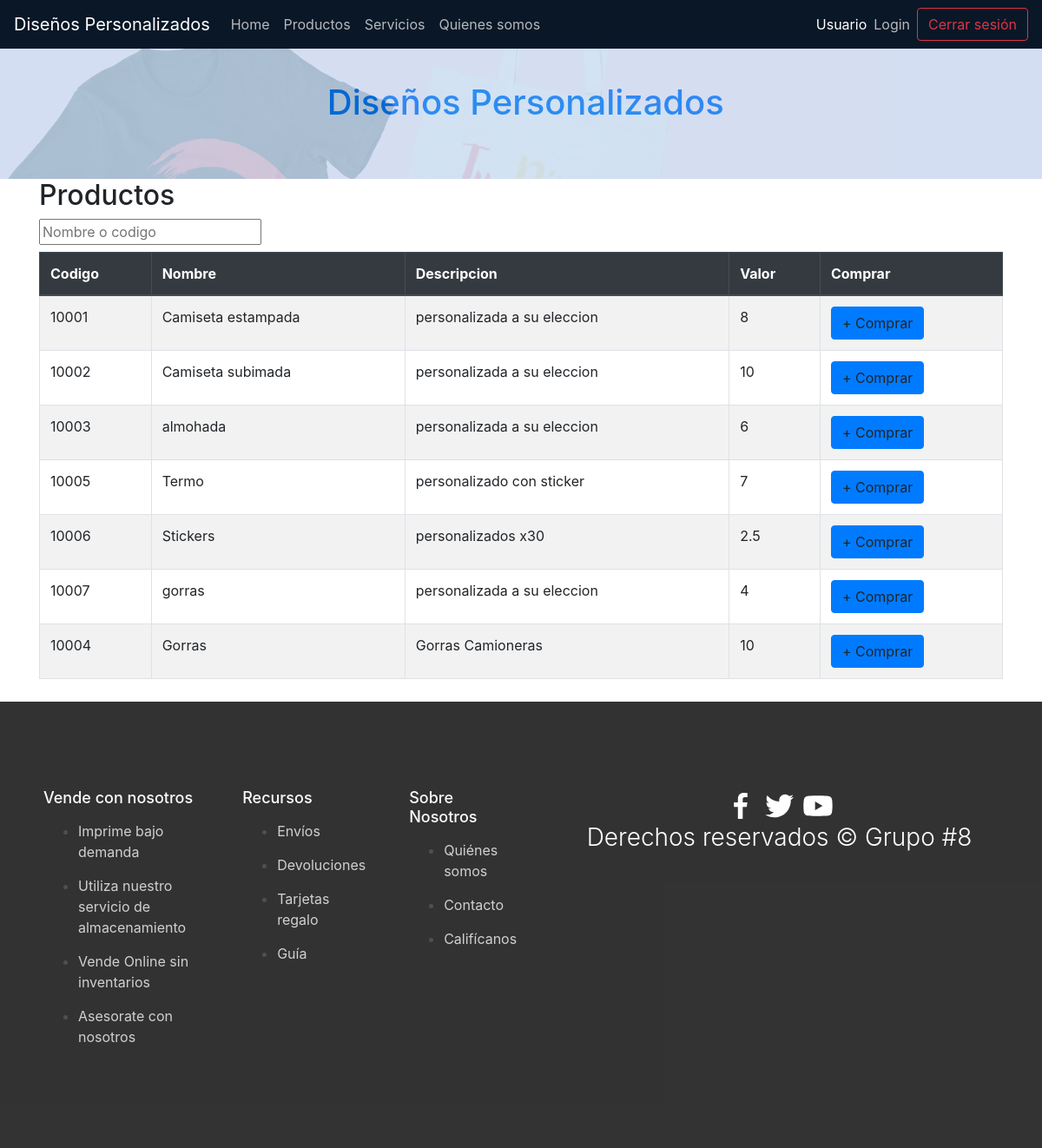
The app's page /index.php?c=Productos&f=index (signed in) with its own data.
### tables this page shows
CREATE TABLE `productos` (
  `id` int(3) NOT NULL,
  `codigo` int(5) DEFAULT NULL,
  `nombre` varchar(30) DEFAULT NULL,
  `descripcion` varchar(50) DEFAULT NULL,
  `valor` float DEFAULT NULL,
  `disponibilidad` varchar(10) DEFAULT NULL
);

### controller/FrontController.php (called while the page is built, shortened)
<?php
class FrontController {
    public function ruteo()
    {
        $funcion = (!empty($_REQUEST['f'])) ? htmlentities($_REQUEST['f']) : FUNCION_PRINCIPAL;
        $cont = new  $controlador();
        $cont->$funcion();
    }
}
?>

### index.php (called while the page is built)
<?php
require_once 'controller/FrontController.php';
$front = new FrontController();
$front->ruteo();

### config/Conexion.php (called while the page is built)
<?php
class Conexion {
    public static function getConexion() {
         $dsn = 'mysql:host=localhost;port=3306;dbname=' . DBNAME;
        $conexion = null;
        try {
            $conexion = new PDO($dsn, DBUSER, DBPASSWORD);
             $conexion->setAttribute(PDO::ATTR_ERRMODE, PDO::ERRMODE_EXCEPTION);
        } catch (Exception $e) {
            echo $e;
            die("error " . $e->getMessage());
        }
        return $conexion;
    }
}

### model/dao/ProductoDAO.php (called while the page is built, shortened)
<?php
require_once 'config/Conexion.php';
class ProductoDAO {
    private $pdr;
    static private $getAll = "select * from productos";
    public function __construct() {
        $this->pdr = Conexion::getConexion();
    }
    public function getAll()
    {
        $stmt = $this->pdr->prepare(ProductoDAO::$getAll);
        $stmt->execute();
        return $stmt->fetchAll(PDO::FETCH_ASSOC);
    }
}?>

### view/productos/productos.user.php (the view, shortened to what this page needs)
<div class="container">
<h2> <?php echo "Productos"?></h2>
    <div class="row">
        <div class="col-sm-6">
            <form action="index.php?c=productos&f=search" method="POST">
                <input type="text" name="b" id="busqueda"  placeholder="Nombre o codigo"/>
            </form>
        </div>
    </div>
    <div class="table-responsive mt-2">
        <table class="table table-striped table-bordered">
            <thead class="thead-dark">
            <th>Codigo</th>
            <th>Nombre </th>
            <th>Descripcion </th>
            <th>Valor </th>
            <th>Comprar</th>
            </thead>
            <tbody class="JSON">
                <?php
                foreach ($resultados as $fila) {
                  ?>
                <tr>
                    <td><?php echo $fila['codigo'];?></td>
                    <td><?php echo $fila['nombre'];?></td>
                    <td><?php echo $fila['descripcion'];?></td>
                    <td><?php echo $fila['valor'];?></td>
                    <td><a class="btn btn-primary"> + Comprar</a></td>
                </tr>
                <?php  }?>
            </tbody>
        </table>
    </div>
</div>

### records on screen
productos: codigo "10001", nombre "Camiseta estampada", descripcion "personalizada a su eleccion", valor "8"
productos: codigo "10002", nombre "Camiseta subimada", descripcion "personalizada a su eleccion", valor "10"
productos: codigo "10003", nombre "almohada", descripcion "personalizada a su eleccion", valor "6"
productos: codigo "10005", nombre "Termo", descripcion "personalizado con sticker", valor "7"
productos: codigo "10006", nombre "Stickers", descripcion "personalizados x30", valor "2.5"
productos: codigo "10007", nombre "gorras", descripcion "personalizada a su eleccion", valor "4"
productos: codigo "10004", nombre "Gorras", descripcion "Gorras Camioneras", valor "10"

### other values on screen
$_SESSION['name'] "Usuario"
